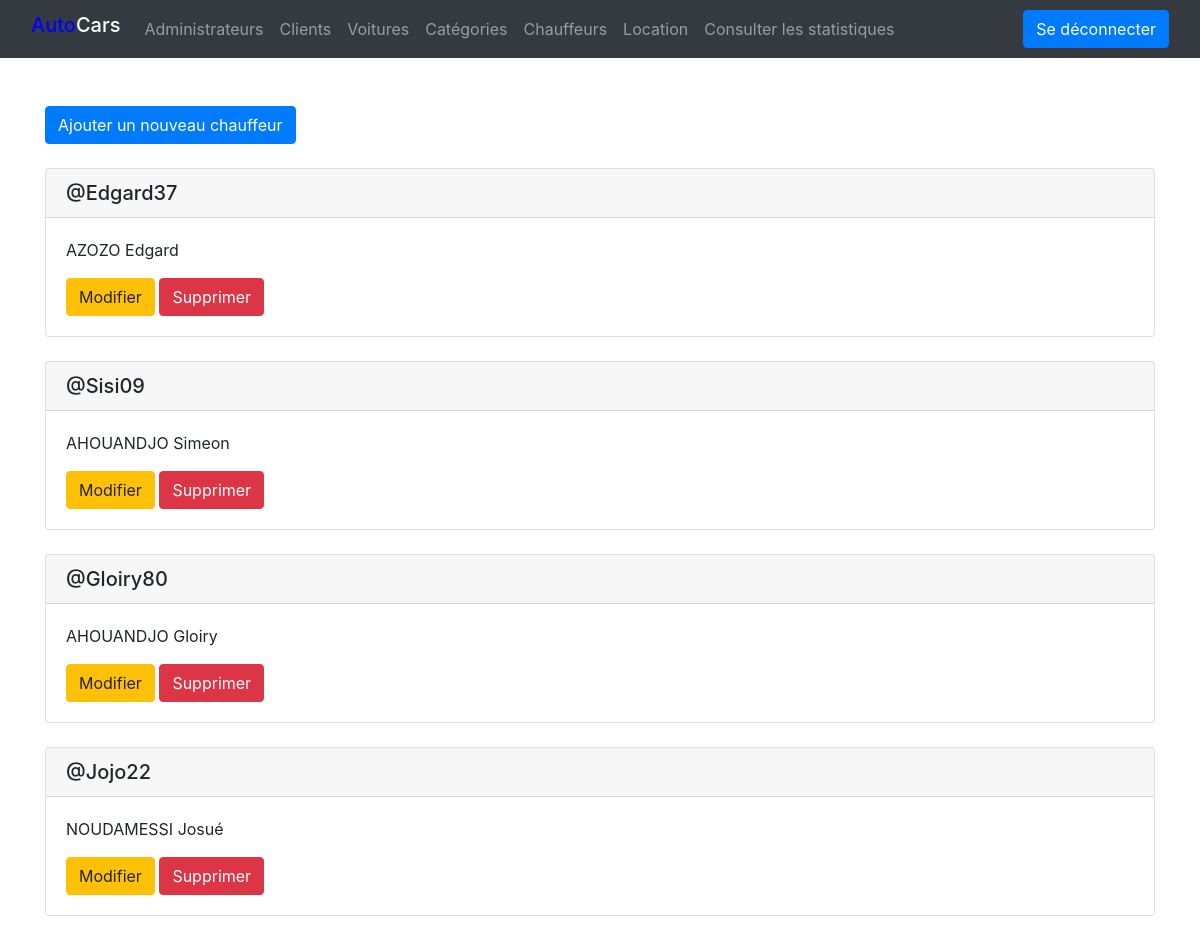
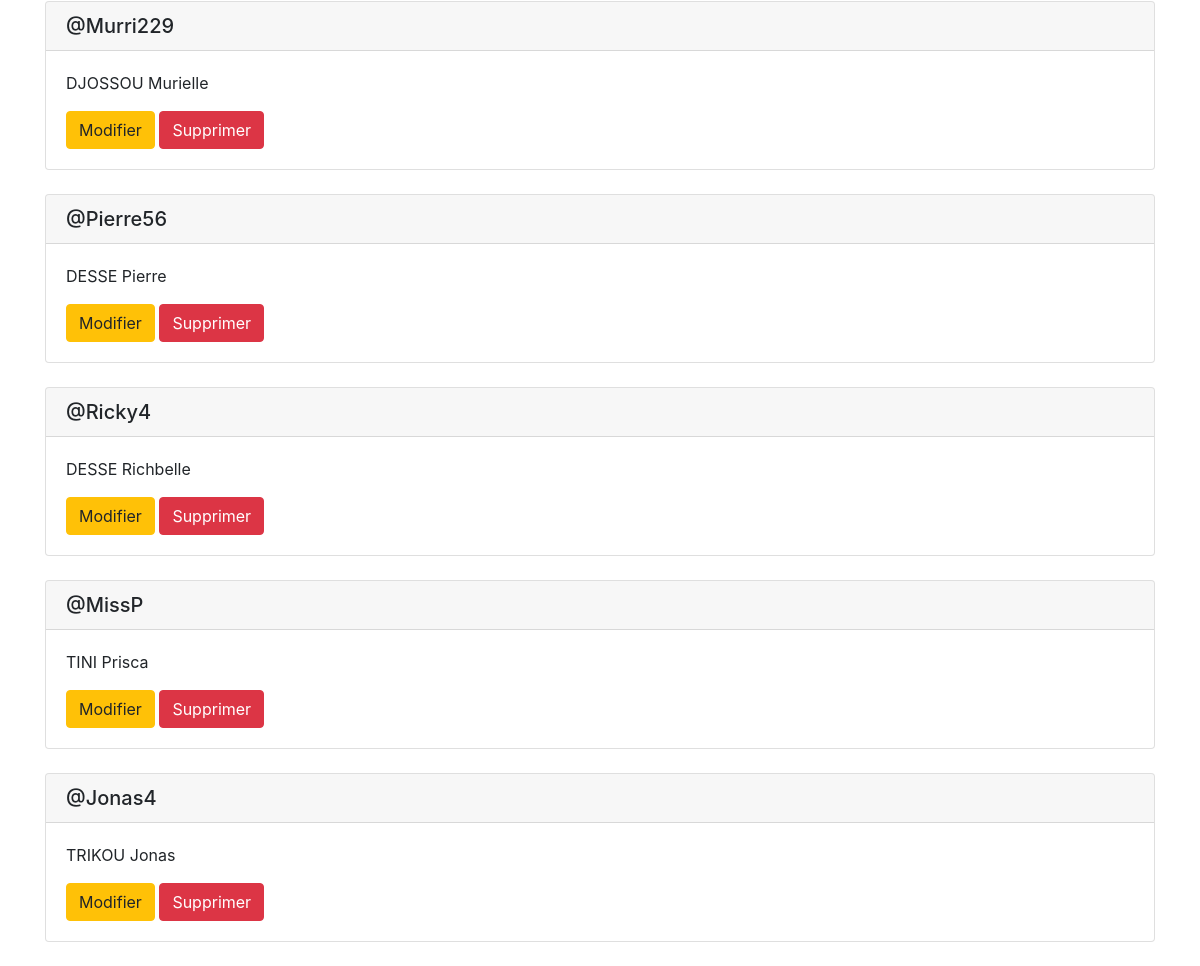
Screenshot of /showChauffeur.php (signed in) with the database file from the repository (2 pictures, top to bottom).
### tables this page shows
CREATE TABLE IF NOT EXISTS `chauffeur` (
  `idchauffeur` int(11) NOT NULL AUTO_INCREMENT,
  `nomchauf` char(45) DEFAULT NULL,
  `prenomchauf` char(45) DEFAULT NULL,
  `pseudo` varchar(45) NOT NULL,
  `sexe` char(45) DEFAULT NULL,
  `idcategorie` int(11) DEFAULT NULL,
  PRIMARY KEY (`idchauffeur`),
  KEY `idcategorie` (`idcategorie`)
);

### actions/chauffeur/showChauffeurAction.php (called while the page is built)
<?php
    require('actions/dbconnexion.php');
    $getInfoChauffeur = $bdd->query('SELECT * FROM chauffeur');
?>

### showChauffeur.php (the view)
<?php
    require("actions/chauffeur/showChauffeurAction.php");
?>
<!DOCTYPE html>
<html lang="en">
<?php include('header.php'); ?>
<body>
<?php include ('dashboard.php'); ?> <br><br>
<div class="container">
    <a href="newChauffeur.php" class="btn btn-primary">Ajouter un nouveau chauffeur</a>
    <br><br>
    <?php
        while ($liste = $getInfoChauffeur->fetch() ) { ?>
            <div class="card">
                <h5 class="card-header">@<?= $liste['pseudo']; ?></h5>
                <div class="card-body">
                    <p class="card-text">
                        <?= $liste['nomchauf'] ;?> <?= $liste['prenomchauf']; ?>
                    </p>
                    <a href="modifyChauffeur.php?modify=<?= $liste['idchauffeur']; ?>" class="btn btn-warning">Modifier </a>
                    <a href="actions/chauffeur/deleteChauffeurAction.php?idchauffeur=<?= $liste['idchauffeur']; ?>" class="btn btn-danger">Supprimer</a>
                </div>
            </div>
            <br>
            <?php
        }
    ?>
</div>
</body>
</html>

### header.php (shortened to what this page needs)
<head>
    <link rel="stylesheet" href="asset/bootstrap/css/bootstrap.min.css">
    <link rel="stylesheet" href="asset/style.css">
</head>

### dashboard.php (shortened to what this page needs)
<?php include("header.php"); ?>
<nav class="navbar navbar-expand-lg navbar-dark bg-dark">
  <div class="container-fluid">
    <a class="navbar-brand" href="autocars.php"><h5> <span style="color: blue;">Auto</span>Cars</h5></a>
    <div class="collapse navbar-collapse" id="navbarSupportedContent">
      <nav>
      <ul class="navbar-nav me-auto mb-2 mb-lg-0">
        <li class="nav-item">
          <a class="nav-link" href="showUsers.php">Administrateurs</a>
        </li>
        <li class="nav-item">
          <a class="nav-link" href="showCars.php">Clients</a>
        </li>
        <li class="nav-item">
          <a class="nav-link" href="showVoiture.php">Voitures</a>
        </li>
        <li class="nav-item">
          <a class="nav-link" href="showCategorie.php">Catégories</a>
        </li>
        <li class="nav-item">
          <a class="nav-link" href="showChauffeur.php">Chauffeurs</a>
        </li>
        <li class="nav-item">
          <a class="nav-link" href="showLocations.php">Location</a>
        </li>
        <li class="nav-item">
          <a class="nav-link" href="#">Consulter les statistiques</a>
        </li>
      </ul>
    </div>
    <div class="d-grid gap-2 d-md-flex justify-content-md-end">
    <a href="actions/utilisateur/logoutAction.php"  class="btn btn-primary me-md-2">Se déconnecter</a>
    </div>
  </div>
</nav>

### asset/style.css (style rules this page uses)
:root { --haut : 50px; }

### rows the page displays
chauffeur: pseudo "Edgard37", nomchauf "AZOZO", prenomchauf "Edgard"
chauffeur: pseudo "Sisi09", nomchauf "AHOUANDJO", prenomchauf "Simeon"
chauffeur: pseudo "Gloiry80", nomchauf "AHOUANDJO", prenomchauf "Gloiry"
chauffeur: pseudo "Jojo22", nomchauf "NOUDAMESSI", prenomchauf "Josué"
chauffeur: pseudo "Murri229", nomchauf "DJOSSOU", prenomchauf "Murielle"
chauffeur: pseudo "Pierre56", nomchauf "DESSE", prenomchauf "Pierre"
chauffeur: pseudo "Ricky4", nomchauf "DESSE", prenomchauf "Richbelle"
chauffeur: pseudo "MissP", nomchauf "TINI", prenomchauf "Prisca"
chauffeur: pseudo "Jonas4", nomchauf "TRIKOU", prenomchauf "Jonas"
